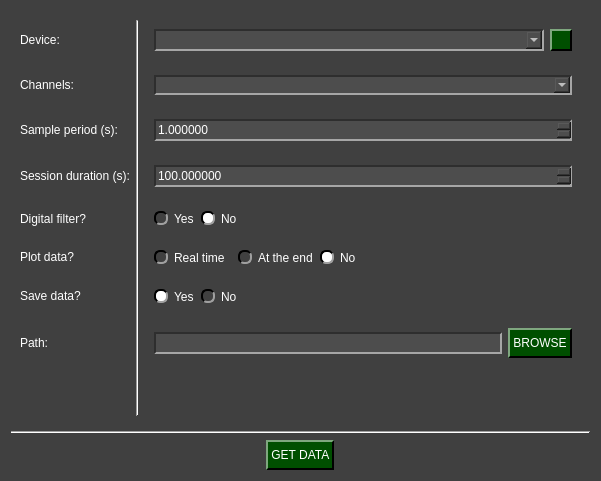
<?xml version="1.0" encoding="UTF-8"?>
<ui version="4.0">
 <class>Arduino_GetData_W</class>
 <widget class="QWidget" name="Arduino_GetData_W">
  <property name="geometry">
   <rect>
    <x>0</x>
    <y>0</y>
    <width>601</width>
    <height>481</height>
   </rect>
  </property>
  <property name="windowTitle">
   <string>Form</string>
  </property>
  <property name="styleSheet">
   <string notr="true">QComboBox QAbstractItemView {
    background-color: rgb(77, 77, 77);
}

QComboBox QAbstractItemView::item:focus{
    background-color: rgb(140, 140, 140);
}

QDoubleSpinBox{
	background-color: rgb(77, 77, 77);
	
	border-top: 1.5px solid rgb(46, 46, 46);
	border-left: 1.5px solid rgb(46, 46, 46);

	border-bottom: 1.5px solid rgb(166, 166, 166);
	border-right: 1.5px solid rgb(166, 166, 166);
}

QDoubleSpinBox::up-button{
    image: url(:/imgs/imgs/drop_up_arrow.png);
	width: 11px;

	background-color: rgb(0, 79, 0);
	border-top: 1.5px solid rgb(127, 167, 127);
	border-left: 1.5px solid rgb(127, 167, 127);

	border-bottom: 1.5px solid rgb(0, 0, 0);
	border-right: 1.5px solid rgb(0, 0, 0);
}

QDoubleSpinBox::up-button:pressed{
	border: 2px solid rgb(255, 255, 255);
}

QDoubleSpinBox::up-button:hover{
	background-color: rgb(0, 50, 0);
}

QDoubleSpinBox::down-button{
    image: url(:/imgs/imgs/drop_down_arrow.png);
	width: 11px;

	background-color: rgb(0, 79, 0);
	border-top: 1.5px solid rgb(127, 167, 127);
	border-left: 1.5px solid rgb(127, 167, 127);

	border-bottom: 1.5px solid rgb(0, 0, 0);
	border-right: 1.5px solid rgb(0, 0, 0);
}

QDoubleSpinBox::down-button:pressed{
	border: 2px solid rgb(255, 255, 255);
}

QDoubleSpinBox::down-button:hover{
	background-color: rgb(0, 50, 0);
}

QWidget#Arduino_GetData_W{
	background-color: rgb(64, 64, 64);
}

QWidget{
	color: rgb(255, 255, 255);
}

QComboBox{
	background-color: rgb(77, 77, 77);
	
	border-top: 1.5px solid rgb(46, 46, 46);
	border-left: 1.5px solid rgb(46, 46, 46);

	border-bottom: 1.5px solid rgb(166, 166, 166);
	border-right: 1.5px solid rgb(166, 166, 166);
}


QComboBox::drop-down{
	image: url(:/imgs/imgs/drop_down_arrow.png);
	width: 11px;

	background-color: rgb(0, 79, 0);
	border-top: 2px solid rgb(127, 167, 127);
	border-left: 2px solid rgb(127, 167, 127);

	border-bottom: 2px solid rgb(0, 0, 0);
	border-right: 2px solid rgb(0, 0, 0);
}

QComboBox::drop-down:hover{
	background-color: rgb(0, 50, 0);
}

QComboBox::drop-down:pressed{
	border: 2px solid rgb(255, 255, 255);
}

QPushButton{
	background-color: rgb(0, 79, 0);

	border-top: 1.5px solid rgb(127, 167, 127);
	border-left: 1.5px solid rgb(127, 167, 127);

	border-bottom: 1.5px solid rgb(0, 0, 0);
	border-right: 1.5px solid rgb(0, 0, 0);

	
	font: 12pt &quot;Helvetica&quot;;
	text-align:center;
}

QWidget{
	font: 12pt &quot;Helvetica&quot;;
}

QPushButton:hover{
	background-color: rgb(0, 50, 0);
}

QPushButton:pressed{
	border: 2px solid rgb(255, 255, 255);
}

QLineEdit{
	background-color: rgb(77, 77, 77);
	border-top: 1.5px solid rgb(46, 46, 46);
	border-left: 1.5px solid rgb(46, 46, 46);

	border-bottom: 1.5px solid rgb(166, 166, 166);
	border-right: 1.5px solid rgb(166, 166, 166);
}

QRadioButton::indicator{
	border-radius: 6px;
	border-top: 1.5px solid rgb(0, 0, 0);
	border-left: 1.5px solid rgb(0, 0, 0);

	border-bottom: 1.5px solid rgb(160, 160, 160);
	border-right: 1.5px solid rgb(160, 160, 160);
}

QRadioButton::indicator::checked{
	background-color: white;
}

QRadioButton::indicator::unchecked:hover{
	background-color: #9F9F9F;
}

QRadioButton::indicator::pressed{
	border: 1.5px solid #505050
}

QPushButton#reload_devices{
	image: url(:/imgs/imgs/reload.png);
	width: 11px;
	background-color: rgb(0, 79, 0);

	border-top: 1.5px solid rgb(127, 167, 127);
	border-left: 1.5px solid rgb(127, 167, 127);

	border-bottom: 1.5px solid rgb(0, 0, 0);
	border-right: 1.5px solid rgb(0, 0, 0);

	
	font: 12pt &quot;Helvetica&quot;;
	text-align:center;
}

QPushButton#reload_devices:hover{
	background-color: rgb(0, 50, 0);
}

QPushButton#reload_devices:pressed{
	border: 2px solid rgb(255, 255, 255);
}</string>
  </property>
  <layout class="QVBoxLayout" name="verticalLayout">
   <item>
    <widget class="QWidget" name="widget" native="true">
     <layout class="QGridLayout" name="gridLayout">
      <item row="0" column="1" rowspan="11">
       <widget class="Line" name="line">
        <property name="orientation">
         <enum>Qt::Orientation::Vertical</enum>
        </property>
       </widget>
      </item>
      <item row="5" column="2" alignment="Qt::AlignmentFlag::AlignLeft">
       <widget class="QWidget" name="widget_7" native="true">
        <layout class="QHBoxLayout" name="horizontalLayout">
         <item>
          <widget class="QRadioButton" name="yes_rt_plot_radio">
           <property name="text">
            <string>Real time</string>
           </property>
           <property name="checked">
            <bool>false</bool>
           </property>
           <attribute name="buttonGroup">
            <string notr="true">plot_radio_group</string>
           </attribute>
          </widget>
         </item>
         <item>
          <widget class="QLabel" name="label_warning">
           <property name="toolTip">
            <string>&lt;html&gt;&lt;head/&gt;&lt;body&gt;&lt;p&gt;&lt;span style=&quot; font-size:16pt;&quot;&gt;Selecting Real Time may reduce your acquisition performance if you need to collect data at high frequencies ( sample period &amp;lt; 0.05 s ). We suggest plotting at the end of the acquisition if you don't want to be affected.&lt;/span&gt;&lt;/p&gt;&lt;/body&gt;&lt;/html&gt;</string>
           </property>
           <property name="text">
            <string>&lt;html&gt;&lt;head/&gt;&lt;body&gt;&lt;p&gt;&lt;img src=&quot;:/imgs/imgs/Warning_logo.png&quot;/&gt;&lt;/p&gt;&lt;/body&gt;&lt;/html&gt;</string>
           </property>
          </widget>
         </item>
         <item>
          <widget class="QRadioButton" name="yes_ate_plot_radio">
           <property name="text">
            <string>At the end</string>
           </property>
           <attribute name="buttonGroup">
            <string notr="true">plot_radio_group</string>
           </attribute>
          </widget>
         </item>
         <item>
          <widget class="QRadioButton" name="no_plot_radio">
           <property name="text">
            <string>No</string>
           </property>
           <property name="checked">
            <bool>true</bool>
           </property>
           <attribute name="buttonGroup">
            <string notr="true">plot_radio_group</string>
           </attribute>
          </widget>
         </item>
        </layout>
       </widget>
      </item>
      <item row="3" column="2">
       <widget class="QWidget" name="widget_6" native="true">
        <layout class="QGridLayout" name="gridLayout_7">
         <item row="0" column="0">
          <widget class="QDoubleSpinBox" name="sesh_dur_in">
           <property name="minimumSize">
            <size>
             <width>0</width>
             <height>22</height>
            </size>
           </property>
           <property name="maximumSize">
            <size>
             <width>16777215</width>
             <height>22</height>
            </size>
           </property>
           <property name="decimals">
            <number>6</number>
           </property>
           <property name="maximum">
            <double>999999999999.000000000000000</double>
           </property>
           <property name="singleStep">
            <double>0.010000000000000</double>
           </property>
           <property name="stepType">
            <enum>QAbstractSpinBox::StepType::AdaptiveDecimalStepType</enum>
           </property>
           <property name="value">
            <double>100.000000000000000</double>
           </property>
          </widget>
         </item>
        </layout>
       </widget>
      </item>
      <item row="2" column="2">
       <widget class="QWidget" name="widget_5" native="true">
        <layout class="QGridLayout" name="gridLayout_6">
         <item row="0" column="0">
          <widget class="QDoubleSpinBox" name="Ts_in">
           <property name="minimumSize">
            <size>
             <width>0</width>
             <height>22</height>
            </size>
           </property>
           <property name="maximumSize">
            <size>
             <width>16777215</width>
             <height>22</height>
            </size>
           </property>
           <property name="decimals">
            <number>6</number>
           </property>
           <property name="maximum">
            <double>999999999999.000000000000000</double>
           </property>
           <property name="singleStep">
            <double>0.010000000000000</double>
           </property>
           <property name="stepType">
            <enum>QAbstractSpinBox::StepType::AdaptiveDecimalStepType</enum>
           </property>
           <property name="value">
            <double>1.000000000000000</double>
           </property>
          </widget>
         </item>
        </layout>
       </widget>
      </item>
      <item row="7" column="0">
       <widget class="QLabel" name="label_8">
        <property name="minimumSize">
         <size>
          <width>0</width>
          <height>30</height>
         </size>
        </property>
        <property name="maximumSize">
         <size>
          <width>16777215</width>
          <height>30</height>
         </size>
        </property>
        <property name="text">
         <string>Path:</string>
        </property>
       </widget>
      </item>
      <item row="6" column="0">
       <widget class="QLabel" name="label_7">
        <property name="minimumSize">
         <size>
          <width>0</width>
          <height>30</height>
         </size>
        </property>
        <property name="maximumSize">
         <size>
          <width>16777215</width>
          <height>30</height>
         </size>
        </property>
        <property name="text">
         <string>Save data?</string>
        </property>
       </widget>
      </item>
      <item row="2" column="0">
       <widget class="QLabel" name="label_4">
        <property name="minimumSize">
         <size>
          <width>0</width>
          <height>30</height>
         </size>
        </property>
        <property name="maximumSize">
         <size>
          <width>16777215</width>
          <height>30</height>
         </size>
        </property>
        <property name="text">
         <string>Sample period (s):</string>
        </property>
       </widget>
      </item>
      <item row="4" column="0">
       <widget class="QLabel" name="label_2">
        <property name="minimumSize">
         <size>
          <width>0</width>
          <height>30</height>
         </size>
        </property>
        <property name="text">
         <string>Digital filter?</string>
        </property>
       </widget>
      </item>
      <item row="7" column="2">
       <widget class="QWidget" name="widget_9" native="true">
        <layout class="QHBoxLayout" name="horizontalLayout_3">
         <item alignment="Qt::AlignmentFlag::AlignVCenter">
          <widget class="QLineEdit" name="path_line_edit">
           <property name="minimumSize">
            <size>
             <width>0</width>
             <height>22</height>
            </size>
           </property>
           <property name="maximumSize">
            <size>
             <width>16777215</width>
             <height>22</height>
            </size>
           </property>
          </widget>
         </item>
         <item alignment="Qt::AlignmentFlag::AlignVCenter">
          <widget class="QPushButton" name="path_folder_browse">
           <property name="minimumSize">
            <size>
             <width>0</width>
             <height>30</height>
            </size>
           </property>
           <property name="maximumSize">
            <size>
             <width>16777215</width>
             <height>30</height>
            </size>
           </property>
           <property name="text">
            <string> BROWSE </string>
           </property>
          </widget>
         </item>
        </layout>
       </widget>
      </item>
      <item row="5" column="0">
       <widget class="QLabel" name="label_6">
        <property name="minimumSize">
         <size>
          <width>0</width>
          <height>30</height>
         </size>
        </property>
        <property name="maximumSize">
         <size>
          <width>16777215</width>
          <height>30</height>
         </size>
        </property>
        <property name="text">
         <string>Plot data?</string>
        </property>
       </widget>
      </item>
      <item row="6" column="2" alignment="Qt::AlignmentFlag::AlignLeft">
       <widget class="QWidget" name="widget_8" native="true">
        <layout class="QHBoxLayout" name="horizontalLayout_2">
         <item>
          <widget class="QRadioButton" name="yes_save_radio">
           <property name="text">
            <string>Yes</string>
           </property>
           <property name="checked">
            <bool>true</bool>
           </property>
           <attribute name="buttonGroup">
            <string notr="true">save_radio_group</string>
           </attribute>
          </widget>
         </item>
         <item>
          <widget class="QRadioButton" name="no_save_radio">
           <property name="text">
            <string>No</string>
           </property>
           <attribute name="buttonGroup">
            <string notr="true">save_radio_group</string>
           </attribute>
          </widget>
         </item>
        </layout>
       </widget>
      </item>
      <item row="4" column="2" alignment="Qt::AlignmentFlag::AlignLeft">
       <widget class="QWidget" name="widget_3" native="true">
        <layout class="QHBoxLayout" name="horizontalLayout_4">
         <item alignment="Qt::AlignmentFlag::AlignLeft">
          <widget class="QRadioButton" name="yes_radio">
           <property name="text">
            <string>Yes</string>
           </property>
           <attribute name="buttonGroup">
            <string notr="true">buttonGroup</string>
           </attribute>
          </widget>
         </item>
         <item alignment="Qt::AlignmentFlag::AlignLeft">
          <widget class="QRadioButton" name="no_radio">
           <property name="text">
            <string>No</string>
           </property>
           <property name="checked">
            <bool>true</bool>
           </property>
           <attribute name="buttonGroup">
            <string notr="true">buttonGroup</string>
           </attribute>
          </widget>
         </item>
        </layout>
       </widget>
      </item>
      <item row="0" column="2">
       <widget class="QWidget" name="widget_2" native="true">
        <layout class="QGridLayout" name="gridLayout_3">
         <item row="0" column="0">
          <widget class="QComboBox" name="device_combo">
           <property name="minimumSize">
            <size>
             <width>0</width>
             <height>22</height>
            </size>
           </property>
           <property name="maximumSize">
            <size>
             <width>16777215</width>
             <height>22</height>
            </size>
           </property>
          </widget>
         </item>
         <item row="0" column="1">
          <widget class="QPushButton" name="reload_devices">
           <property name="minimumSize">
            <size>
             <width>22</width>
             <height>22</height>
            </size>
           </property>
           <property name="maximumSize">
            <size>
             <width>22</width>
             <height>22</height>
            </size>
           </property>
           <property name="toolTip">
            <string>&lt;html&gt;&lt;head/&gt;&lt;body&gt;&lt;p&gt;Update COM ports&lt;/p&gt;&lt;/body&gt;&lt;/html&gt;</string>
           </property>
           <property name="text">
            <string/>
           </property>
          </widget>
         </item>
        </layout>
       </widget>
      </item>
      <item row="3" column="0">
       <widget class="QLabel" name="label_5">
        <property name="minimumSize">
         <size>
          <width>0</width>
          <height>30</height>
         </size>
        </property>
        <property name="maximumSize">
         <size>
          <width>16777215</width>
          <height>30</height>
         </size>
        </property>
        <property name="text">
         <string>Session duration (s):</string>
        </property>
       </widget>
      </item>
      <item row="0" column="0">
       <widget class="QLabel" name="label">
        <property name="minimumSize">
         <size>
          <width>0</width>
          <height>30</height>
         </size>
        </property>
        <property name="maximumSize">
         <size>
          <width>16777215</width>
          <height>30</height>
         </size>
        </property>
        <property name="text">
         <string>Device:</string>
        </property>
       </widget>
      </item>
      <item row="1" column="0">
       <widget class="QLabel" name="label_3">
        <property name="text">
         <string>Channels:</string>
        </property>
       </widget>
      </item>
      <item row="1" column="2">
       <widget class="QWidget" name="widget_4" native="true">
        <layout class="QGridLayout" name="gridLayout_2">
         <item row="0" column="0">
          <widget class="QComboBox" name="comboChannels">
           <property name="editable">
            <bool>true</bool>
           </property>
           <property name="insertPolicy">
            <enum>QComboBox::InsertPolicy::InsertAtBottom</enum>
           </property>
          </widget>
         </item>
        </layout>
       </widget>
      </item>
     </layout>
    </widget>
   </item>
   <item>
    <widget class="Line" name="line_2">
     <property name="orientation">
      <enum>Qt::Orientation::Horizontal</enum>
     </property>
    </widget>
   </item>
   <item alignment="Qt::AlignmentFlag::AlignHCenter">
    <widget class="QPushButton" name="start_get_data">
     <property name="minimumSize">
      <size>
       <width>0</width>
       <height>30</height>
      </size>
     </property>
     <property name="maximumSize">
      <size>
       <width>16777215</width>
       <height>30</height>
      </size>
     </property>
     <property name="styleSheet">
      <string notr="true"/>
     </property>
     <property name="text">
      <string> GET DATA </string>
     </property>
    </widget>
   </item>
  </layout>
 </widget>
 <resources>
  <include location="resources_1.qrc"/>
 </resources>
 <connections/>
 <buttongroups>
  <buttongroup name="plot_radio_group"/>
  <buttongroup name="buttonGroup"/>
  <buttongroup name="save_radio_group"/>
 </buttongroups>
</ui>
